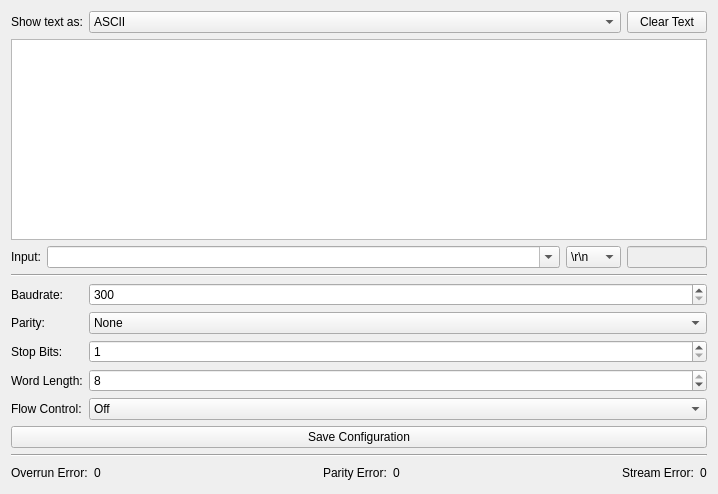
<?xml version="1.0" encoding="UTF-8"?>
<ui version="4.0">
 <class>RS232_V2</class>
 <widget class="QWidget" name="RS232_V2">
  <property name="geometry">
   <rect>
    <x>0</x>
    <y>0</y>
    <width>718</width>
    <height>494</height>
   </rect>
  </property>
  <property name="windowTitle">
   <string>Form</string>
  </property>
  <layout class="QVBoxLayout" name="verticalLayout">
   <item>
    <layout class="QHBoxLayout" name="horizontalLayout_2">
     <item>
      <widget class="QLabel" name="label_8">
       <property name="text">
        <string>Show text as:</string>
       </property>
      </widget>
     </item>
     <item>
      <widget class="QComboBox" name="text_type_combobox">
       <property name="sizePolicy">
        <sizepolicy hsizetype="Expanding" vsizetype="Fixed">
         <horstretch>0</horstretch>
         <verstretch>0</verstretch>
        </sizepolicy>
       </property>
       <item>
        <property name="text">
         <string>ASCII</string>
        </property>
       </item>
       <item>
        <property name="text">
         <string>Hex</string>
        </property>
       </item>
      </widget>
     </item>
     <item>
      <widget class="QPushButton" name="button_clear_text">
       <property name="text">
        <string>Clear Text</string>
       </property>
      </widget>
     </item>
    </layout>
   </item>
   <item>
    <widget class="QPlainTextEdit" name="text">
     <property name="minimumSize">
      <size>
       <width>675</width>
       <height>0</height>
      </size>
     </property>
     <property name="font">
      <font>
       <family>Ubuntu Mono</family>
      </font>
     </property>
     <property name="undoRedoEnabled">
      <bool>false</bool>
     </property>
     <property name="readOnly">
      <bool>true</bool>
     </property>
     <property name="plainText">
      <string/>
     </property>
     <property name="textInteractionFlags">
      <set>Qt::TextSelectableByKeyboard|Qt::TextSelectableByMouse</set>
     </property>
    </widget>
   </item>
   <item>
    <layout class="QHBoxLayout" name="horizontalLayout">
     <item>
      <widget class="QLabel" name="label_5">
       <property name="text">
        <string>Input:</string>
       </property>
      </widget>
     </item>
     <item>
      <widget class="QComboBox" name="input_combobox">
       <property name="sizePolicy">
        <sizepolicy hsizetype="Expanding" vsizetype="Fixed">
         <horstretch>0</horstretch>
         <verstretch>0</verstretch>
        </sizepolicy>
       </property>
       <property name="editable">
        <bool>true</bool>
       </property>
       <property name="maxCount">
        <number>65533</number>
       </property>
       <property name="insertPolicy">
        <enum>QComboBox::InsertAtBottom</enum>
       </property>
      </widget>
     </item>
     <item>
      <widget class="QComboBox" name="line_ending_combobox">
       <property name="toolTip">
        <string>Line Ending</string>
       </property>
       <property name="currentIndex">
        <number>3</number>
       </property>
       <item>
        <property name="text">
         <string/>
        </property>
       </item>
       <item>
        <property name="text">
         <string>\n</string>
        </property>
       </item>
       <item>
        <property name="text">
         <string>\r</string>
        </property>
       </item>
       <item>
        <property name="text">
         <string>\r\n</string>
        </property>
       </item>
       <item>
        <property name="text">
         <string>\n\r</string>
        </property>
       </item>
       <item>
        <property name="text">
         <string>\0</string>
        </property>
       </item>
       <item>
        <property name="text">
         <string>Hex:</string>
        </property>
       </item>
      </widget>
     </item>
     <item>
      <widget class="QLineEdit" name="line_ending_lineedit">
       <property name="enabled">
        <bool>false</bool>
       </property>
       <property name="sizePolicy">
        <sizepolicy hsizetype="Fixed" vsizetype="Fixed">
         <horstretch>0</horstretch>
         <verstretch>0</verstretch>
        </sizepolicy>
       </property>
       <property name="maximumSize">
        <size>
         <width>80</width>
         <height>16777215</height>
        </size>
       </property>
      </widget>
     </item>
    </layout>
   </item>
   <item>
    <widget class="Line" name="line">
     <property name="orientation">
      <enum>Qt::Horizontal</enum>
     </property>
    </widget>
   </item>
   <item>
    <layout class="QGridLayout" name="gridLayout">
     <item row="3" column="1">
      <widget class="QSpinBox" name="wordlength_spinbox">
       <property name="minimum">
        <number>5</number>
       </property>
       <property name="maximum">
        <number>8</number>
       </property>
       <property name="value">
        <number>8</number>
       </property>
      </widget>
     </item>
     <item row="1" column="1">
      <widget class="QComboBox" name="parity_combobox">
       <item>
        <property name="text">
         <string>None</string>
        </property>
       </item>
       <item>
        <property name="text">
         <string>Odd</string>
        </property>
       </item>
       <item>
        <property name="text">
         <string>Even</string>
        </property>
       </item>
       <item>
        <property name="text">
         <string>Forced Parity 1</string>
        </property>
       </item>
       <item>
        <property name="text">
         <string>Forced Parity 0</string>
        </property>
       </item>
      </widget>
     </item>
     <item row="2" column="0">
      <widget class="QLabel" name="label_4">
       <property name="text">
        <string>Stop Bits:</string>
       </property>
      </widget>
     </item>
     <item row="4" column="1">
      <widget class="QComboBox" name="flowcontrol_combobox">
       <item>
        <property name="text">
         <string>Off</string>
        </property>
       </item>
       <item>
        <property name="text">
         <string>Software (XON/XOFF)</string>
        </property>
       </item>
       <item>
        <property name="text">
         <string>Hardware (RTS/CTS)</string>
        </property>
       </item>
      </widget>
     </item>
     <item row="0" column="0">
      <widget class="QLabel" name="label_2">
       <property name="text">
        <string>Baudrate:</string>
       </property>
      </widget>
     </item>
     <item row="3" column="0">
      <widget class="QLabel" name="label">
       <property name="text">
        <string>Word Length:</string>
       </property>
      </widget>
     </item>
     <item row="2" column="1">
      <widget class="QSpinBox" name="stopbits_spinbox">
       <property name="minimum">
        <number>1</number>
       </property>
       <property name="maximum">
        <number>2</number>
       </property>
      </widget>
     </item>
     <item row="1" column="0">
      <widget class="QLabel" name="label_3">
       <property name="text">
        <string>Parity:</string>
       </property>
      </widget>
     </item>
     <item row="5" column="0" colspan="2">
      <widget class="QPushButton" name="save_button">
       <property name="text">
        <string>Save Configuration</string>
       </property>
      </widget>
     </item>
     <item row="4" column="0">
      <widget class="QLabel" name="label_6">
       <property name="text">
        <string>Flow Control:</string>
       </property>
      </widget>
     </item>
     <item row="0" column="1">
      <widget class="QSpinBox" name="baudrate_spinbox">
       <property name="sizePolicy">
        <sizepolicy hsizetype="Expanding" vsizetype="Fixed">
         <horstretch>0</horstretch>
         <verstretch>0</verstretch>
        </sizepolicy>
       </property>
       <property name="minimum">
        <number>300</number>
       </property>
       <property name="maximum">
        <number>230400</number>
       </property>
      </widget>
     </item>
    </layout>
   </item>
   <item>
    <widget class="Line" name="line_2">
     <property name="orientation">
      <enum>Qt::Horizontal</enum>
     </property>
    </widget>
   </item>
   <item>
    <widget class="QWidget" name="widget_errors" native="true">
     <layout class="QVBoxLayout" name="verticalLayout_2">
      <property name="margin">
       <number>0</number>
      </property>
      <item>
       <layout class="QHBoxLayout" name="horizontalLayout_3">
        <item>
         <widget class="QLabel" name="label_9">
          <property name="text">
           <string>Overrun Error:</string>
          </property>
         </widget>
        </item>
        <item>
         <widget class="QLabel" name="label_error_overrun">
          <property name="text">
           <string>0</string>
          </property>
         </widget>
        </item>
        <item>
         <spacer name="horizontalSpacer_2">
          <property name="orientation">
           <enum>Qt::Horizontal</enum>
          </property>
          <property name="sizeHint" stdset="0">
           <size>
            <width>40</width>
            <height>20</height>
           </size>
          </property>
         </spacer>
        </item>
        <item>
         <widget class="QLabel" name="label_11">
          <property name="text">
           <string>Parity Error:</string>
          </property>
         </widget>
        </item>
        <item>
         <widget class="QLabel" name="label_error_parity">
          <property name="text">
           <string>0</string>
          </property>
         </widget>
        </item>
        <item>
         <spacer name="horizontalSpacer_3">
          <property name="orientation">
           <enum>Qt::Horizontal</enum>
          </property>
          <property name="sizeHint" stdset="0">
           <size>
            <width>40</width>
            <height>20</height>
           </size>
          </property>
         </spacer>
        </item>
        <item>
         <widget class="QLabel" name="label_7">
          <property name="text">
           <string>Stream Error:</string>
          </property>
         </widget>
        </item>
        <item>
         <widget class="QLabel" name="label_error_streaming">
          <property name="text">
           <string>0</string>
          </property>
         </widget>
        </item>
       </layout>
      </item>
     </layout>
    </widget>
   </item>
  </layout>
 </widget>
 <tabstops>
  <tabstop>text_type_combobox</tabstop>
  <tabstop>text</tabstop>
  <tabstop>input_combobox</tabstop>
  <tabstop>parity_combobox</tabstop>
  <tabstop>stopbits_spinbox</tabstop>
  <tabstop>wordlength_spinbox</tabstop>
  <tabstop>flowcontrol_combobox</tabstop>
  <tabstop>save_button</tabstop>
 </tabstops>
 <resources/>
 <connections/>
</ui>
